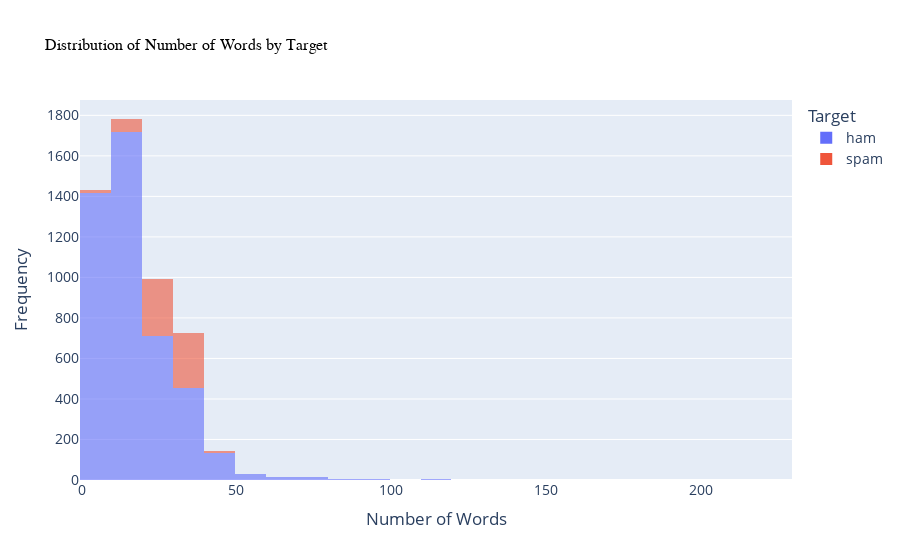

Notebook cell for this chart:
### Code cell
#visualizating distribution of word count for each class

fig = px.histogram(
    df, 
    x='num_words', 
    color='Category', 
    nbins=30,  # Number of bins
    opacity=0.6,
    labels={'num_words': 'Number of Words'}, 
    title='Distribution of Number of Words by Target'
)


#update layout for better readability
fig.update_layout(
    xaxis_title='Number of Words',
    yaxis_title='Frequency',
    legend_title='Target',
    font=dict(size=14),
    title_font=dict(size=16, family='Times New Roman', color='black'),
)
fig.show()

### Figure 1 — Plotly figure (JSON) as saved in the notebook; plotly's stock layout.template omitted (floating-point values rounded to 4 significant figures; data arrays with more than 128 entries replaced by an {"elided": "..."} marker saying what was removed)
{"data": [{"alignmentgroup": "True", "bingroup": "x", "hovertemplate": "Category=ham<br>Number of Words=%{x}<br>count=%{y}<extra></extra>", "legendgroup": "ham", "marker": {"color": "#636efa", "opacity": 0.6, "pattern": {"shape": ""}}, "name": "ham", "nbinsx": 30, "offsetgroup": "ham", "orientation": "v", "showlegend": true, "type": "histogram", "x": {"elided": "4516 int values"}, "xaxis": "x", "yaxis": "y"}, {"alignmentgroup": "True", "bingroup": "x", "hovertemplate": "Category=spam<br>Number of Words=%{x}<br>count=%{y}<extra></extra>", "legendgroup": "spam", "marker": {"color": "#EF553B", "opacity": 0.6, "pattern": {"shape": ""}}, "name": "spam", "nbinsx": 30, "offsetgroup": "spam", "orientation": "v", "showlegend": true, "type": "histogram", "x": {"elided": "641 int values"}, "xaxis": "x", "yaxis": "y"}], "layout": {"barmode": "relative", "font": {"size": 14}, "legend": {"title": {"text": "Target"}, "tracegroupgap": 0}, "title": {"font": {"color": "black", "family": "Times New Roman", "size": 16}, "text": "Distribution of Number of Words by Target"}, "xaxis": {"anchor": "y", "domain": [0, 1], "title": {"text": "Number of Words"}}, "yaxis": {"anchor": "x", "domain": [0, 1], "title": {"text": "Frequency"}}}}
